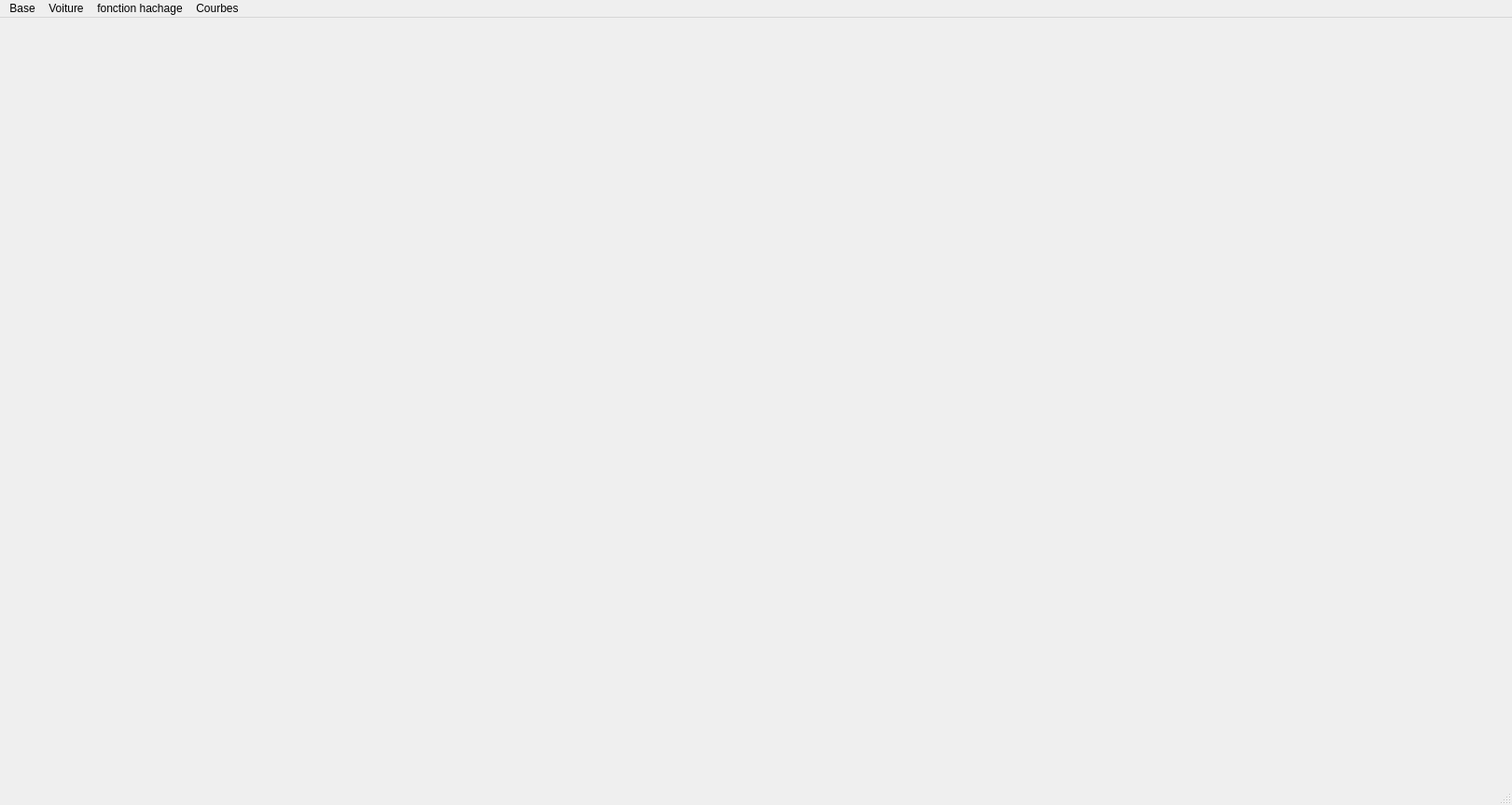
<?xml version="1.0" encoding="UTF-8"?>
<ui version="4.0">
 <class>MainWindow</class>
 <widget class="QMainWindow" name="MainWindow">
  <property name="geometry">
   <rect>
    <x>0</x>
    <y>0</y>
    <width>1621</width>
    <height>863</height>
   </rect>
  </property>
  <property name="windowTitle">
   <string>Fenêtre Principale</string>
  </property>
  <property name="TailleBD" stdset="0">
   <number>0</number>
  </property>
  <widget class="QWidget" name="centralwidget">
   <widget class="QStackedWidget" name="stackedWidget">
    <property name="geometry">
     <rect>
      <x>30</x>
      <y>30</y>
      <width>1301</width>
      <height>701</height>
     </rect>
    </property>
    <property name="currentIndex">
     <number>3</number>
    </property>
    <widget class="QWidget" name="page_17">
     <widget class="QGroupBox" name="boiteSuppression">
      <property name="geometry">
       <rect>
        <x>20</x>
        <y>160</y>
        <width>1201</width>
        <height>321</height>
       </rect>
      </property>
      <property name="title">
       <string>Supprimer une voiture</string>
      </property>
      <layout class="QGridLayout" name="layoutSuppression">
       <item row="0" column="1">
        <widget class="QLineEdit" name="champCleSuppression"/>
       </item>
       <item row="1" column="0">
        <widget class="QLabel" name="etiquetteHashFuncSuppression">
         <property name="text">
          <string>Fonction de hachage:</string>
         </property>
        </widget>
       </item>
       <item row="0" column="0">
        <widget class="QLabel" name="etiquetteCleSuppression">
         <property name="text">
          <string>Clé:</string>
         </property>
        </widget>
       </item>
       <item row="2" column="0" colspan="2">
        <widget class="QPushButton" name="boutonSupprimer">
         <property name="text">
          <string>Supprimer</string>
         </property>
        </widget>
       </item>
       <item row="1" column="1">
        <widget class="QSpinBox" name="champHashFuncSuppression"/>
       </item>
      </layout>
     </widget>
     <widget class="QLabel" name="label_2">
      <property name="geometry">
       <rect>
        <x>490</x>
        <y>80</y>
        <width>291</width>
        <height>51</height>
       </rect>
      </property>
      <property name="text">
       <string>PAGE POUR SUPPRIMER UNE VOITURE</string>
      </property>
     </widget>
    </widget>
    <widget class="QWidget" name="page_1">
     <widget class="QGroupBox" name="boiteResultat">
      <property name="geometry">
       <rect>
        <x>10</x>
        <y>230</y>
        <width>701</width>
        <height>371</height>
       </rect>
      </property>
      <property name="title">
       <string>Résultats de la recherche</string>
      </property>
      <layout class="QGridLayout" name="layoutResultat_3">
       <item row="5" column="1">
        <widget class="QLabel" name="valeurPresentationResultat_3">
         <property name="text">
          <string/>
         </property>
        </widget>
       </item>
       <item row="1" column="0">
        <widget class="QLabel" name="etiquetteMarqueResultat_3">
         <property name="text">
          <string>Marque:</string>
         </property>
        </widget>
       </item>
       <item row="3" column="1">
        <widget class="QLabel" name="valeurGammeResultat_3">
         <property name="text">
          <string/>
         </property>
        </widget>
       </item>
       <item row="4" column="0">
        <widget class="QLabel" name="etiquetteAnneeResultat_3">
         <property name="text">
          <string>Année:</string>
         </property>
        </widget>
       </item>
       <item row="0" column="0">
        <widget class="QLabel" name="etiquetteCleResultat_3">
         <property name="text">
          <string>Clé:</string>
         </property>
        </widget>
       </item>
       <item row="3" column="0">
        <widget class="QLabel" name="etiquetteGammeResultat_3">
         <property name="text">
          <string>Gamme:</string>
         </property>
        </widget>
       </item>
       <item row="6" column="0">
        <widget class="QLabel" name="etiquettePhotoResultat_3">
         <property name="text">
          <string>Chemin vers la photo:</string>
         </property>
        </widget>
       </item>
       <item row="4" column="1">
        <widget class="QLabel" name="valeurAnneeResultat_3">
         <property name="text">
          <string/>
         </property>
        </widget>
       </item>
       <item row="2" column="1">
        <widget class="QLabel" name="valeurModeleResultat_3">
         <property name="text">
          <string/>
         </property>
        </widget>
       </item>
       <item row="6" column="1">
        <widget class="QLabel" name="valeurPhotoResultat_3">
         <property name="text">
          <string/>
         </property>
        </widget>
       </item>
       <item row="5" column="0">
        <widget class="QLabel" name="etiquettePresentationResultat_3">
         <property name="text">
          <string>Présentation:</string>
         </property>
        </widget>
       </item>
       <item row="0" column="1">
        <widget class="QLabel" name="valeurCleResultat_3">
         <property name="text">
          <string/>
         </property>
        </widget>
       </item>
       <item row="1" column="1">
        <widget class="QLabel" name="valeurMarqueResultat_3">
         <property name="text">
          <string/>
         </property>
        </widget>
       </item>
       <item row="2" column="0">
        <widget class="QLabel" name="etiquetteModeleResultat_3">
         <property name="text">
          <string>Modèle:</string>
         </property>
        </widget>
       </item>
      </layout>
     </widget>
     <widget class="QGroupBox" name="boiteRechercher">
      <property name="geometry">
       <rect>
        <x>0</x>
        <y>70</y>
        <width>591</width>
        <height>111</height>
       </rect>
      </property>
      <property name="title">
       <string>Rechercher une voiture</string>
      </property>
      <layout class="QGridLayout" name="layoutRechercher">
       <item row="0" column="1">
        <widget class="QLineEdit" name="champCleRechercher"/>
       </item>
       <item row="0" column="0">
        <widget class="QLabel" name="etiquetteCleRechercher">
         <property name="text">
          <string>Clé:</string>
         </property>
        </widget>
       </item>
      </layout>
     </widget>
     <widget class="QPushButton" name="boutonRechercher">
      <property name="geometry">
       <rect>
        <x>970</x>
        <y>120</y>
        <width>151</width>
        <height>29</height>
       </rect>
      </property>
      <property name="text">
       <string>Rechercher</string>
      </property>
     </widget>
     <widget class="QLabel" name="etiquetteImageResultat_3">
      <property name="geometry">
       <rect>
        <x>730</x>
        <y>200</y>
        <width>521</width>
        <height>411</height>
       </rect>
      </property>
      <property name="minimumSize">
       <size>
        <width>200</width>
        <height>200</height>
       </size>
      </property>
      <property name="frameShape">
       <enum>QFrame::Box</enum>
      </property>
      <property name="text">
       <string>Photo</string>
      </property>
      <property name="scaledContents">
       <bool>true</bool>
      </property>
     </widget>
     <widget class="QLabel" name="label_3">
      <property name="geometry">
       <rect>
        <x>490</x>
        <y>10</y>
        <width>301</width>
        <height>51</height>
       </rect>
      </property>
      <property name="text">
       <string>PAGE POUR RECHERCHER UNE VOITURE</string>
      </property>
     </widget>
     <widget class="QLabel" name="etiquetteHashFuncSuppression_2">
      <property name="geometry">
       <rect>
        <x>610</x>
        <y>120</y>
        <width>221</width>
        <height>26</height>
       </rect>
      </property>
      <property name="text">
       <string>Fonction de hachage 1 , 2 ou 3 :</string>
      </property>
     </widget>
     <widget class="QSpinBox" name="champHashFuncRechercher">
      <property name="geometry">
       <rect>
        <x>830</x>
        <y>120</y>
        <width>121</width>
        <height>31</height>
       </rect>
      </property>
     </widget>
    </widget>
    <widget class="QWidget" name="page_18">
     <widget class="QGroupBox" name="boiteInsertion">
      <property name="geometry">
       <rect>
        <x>80</x>
        <y>70</y>
        <width>1061</width>
        <height>501</height>
       </rect>
      </property>
      <property name="title">
       <string>Insérer une voiture</string>
      </property>
      <layout class="QGridLayout" name="layoutInsertion">
       <item row="1" column="1">
        <widget class="QLineEdit" name="champMarqueInsertion"/>
       </item>
       <item row="3" column="1">
        <widget class="QLineEdit" name="champAnneeInsertion"/>
       </item>
       <item row="2" column="0">
        <widget class="QLabel" name="etiquetteGammeInsertion">
         <property name="text">
          <string>Gamme:</string>
         </property>
        </widget>
       </item>
       <item row="9" column="0" colspan="2">
        <widget class="QPushButton" name="boutonInserer_2">
         <property name="text">
          <string>Insérer</string>
         </property>
        </widget>
       </item>
       <item row="6" column="0">
        <widget class="QLabel" name="etiquettePhotoInsertion">
         <property name="text">
          <string>Photo:</string>
         </property>
        </widget>
       </item>
       <item row="1" column="0">
        <widget class="QLabel" name="etiquetteMarqueInsertion">
         <property name="text">
          <string>Marque:</string>
         </property>
        </widget>
       </item>
       <item row="6" column="1">
        <widget class="QLineEdit" name="champPhotoInsertion"/>
       </item>
       <item row="5" column="0">
        <widget class="QLabel" name="etiquetteModeleInsertion">
         <property name="text">
          <string>Modèle:</string>
         </property>
        </widget>
       </item>
       <item row="2" column="1">
        <widget class="QLineEdit" name="champGammeInsertion"/>
       </item>
       <item row="0" column="0">
        <widget class="QLabel" name="etiquetteCleInsertion">
         <property name="text">
          <string>Clé:</string>
         </property>
        </widget>
       </item>
       <item row="3" column="0">
        <widget class="QLabel" name="etiquetteAnneeInsertion">
         <property name="text">
          <string>Année:</string>
         </property>
        </widget>
       </item>
       <item row="8" column="0">
        <widget class="QLabel" name="etiquetteHashFuncInsertion">
         <property name="text">
          <string>Fonction de hachage:</string>
         </property>
        </widget>
       </item>
       <item row="5" column="1">
        <widget class="QLineEdit" name="champModeleInsertion"/>
       </item>
       <item row="0" column="1">
        <widget class="QLineEdit" name="champCleInsertion"/>
       </item>
       <item row="8" column="1">
        <widget class="QSpinBox" name="champHashFuncInsertion"/>
       </item>
       <item row="7" column="0">
        <widget class="QLabel" name="etiquettePresentationInsertion">
         <property name="text">
          <string>Présentation:</string>
         </property>
        </widget>
       </item>
       <item row="7" column="1">
        <widget class="QLineEdit" name="champPresentationInsertion"/>
       </item>
      </layout>
     </widget>
     <widget class="QLabel" name="label">
      <property name="geometry">
       <rect>
        <x>410</x>
        <y>10</y>
        <width>301</width>
        <height>51</height>
       </rect>
      </property>
      <property name="text">
       <string>PAGE POUR INSERER UNE VOITURE</string>
      </property>
     </widget>
    </widget>
    <widget class="QWidget" name="page_4"/>
    <widget class="QWidget" name="page">
     <widget class="QTableView" name="tableView">
      <property name="geometry">
       <rect>
        <x>20</x>
        <y>50</y>
        <width>961</width>
        <height>631</height>
       </rect>
      </property>
     </widget>
     <widget class="QPushButton" name="boutonAchageBase">
      <property name="geometry">
       <rect>
        <x>130</x>
        <y>10</y>
        <width>171</width>
        <height>29</height>
       </rect>
      </property>
      <property name="text">
       <string>affichagge Base</string>
      </property>
     </widget>
    </widget>
    <widget class="QWidget" name="page_2"/>
   </widget>
  </widget>
  <widget class="QMenuBar" name="menubar">
   <property name="geometry">
    <rect>
     <x>0</x>
     <y>0</y>
     <width>1621</width>
     <height>26</height>
    </rect>
   </property>
   <widget class="QMenu" name="menuFichier">
    <property name="title">
     <string>Base</string>
    </property>
    <addaction name="actionCharger"/>
    <addaction name="actionCharger_2"/>
    <addaction name="actionCharger_3"/>
    <addaction name="actionQuitter"/>
    <addaction name="actionTaille"/>
    <addaction name="actionSauvegarderBase"/>
    <addaction name="actionAffichage"/>
   </widget>
   <widget class="QMenu" name="menuEdition">
    <property name="title">
     <string>Voiture</string>
    </property>
    <addaction name="actionInserer"/>
    <addaction name="actionSupprimer"/>
    <addaction name="separator"/>
    <addaction name="actionRechercher_2"/>
    <addaction name="actionmemeMarque"/>
   </widget>
   <widget class="QMenu" name="menuCourbes">
    <property name="title">
     <string>Courbes</string>
    </property>
    <addaction name="actionhachage_Sans_hachage"/>
    <addaction name="actionhachage_f1_hachage_f2"/>
   </widget>
   <widget class="QMenu" name="menufonction_hachage">
    <property name="title">
     <string>fonction hachage</string>
    </property>
    <addaction name="actionf1_2"/>
    <addaction name="actionf2_2"/>
    <addaction name="actionf3_2"/>
   </widget>
   <addaction name="menuFichier"/>
   <addaction name="menuEdition"/>
   <addaction name="menufonction_hachage"/>
   <addaction name="menuCourbes"/>
  </widget>
  <widget class="QStatusBar" name="statusbar"/>
  <action name="actionCharger">
   <property name="text">
    <string>Charger  table hachage f1</string>
   </property>
  </action>
  <action name="actionQuitter">
   <property name="text">
    <string>Quitter</string>
   </property>
  </action>
  <action name="actionInserer">
   <property name="text">
    <string>Insérer une voiture</string>
   </property>
  </action>
  <action name="actionSupprimer">
   <property name="text">
    <string>Supprimer une voiture</string>
   </property>
  </action>
  <action name="actionTaille">
   <property name="text">
    <string>Taille</string>
   </property>
  </action>
  <action name="actionRechercher">
   <property name="text">
    <string>Rechercher</string>
   </property>
  </action>
  <action name="actionf1">
   <property name="text">
    <string>f1</string>
   </property>
  </action>
  <action name="actionf2">
   <property name="text">
    <string>f2</string>
   </property>
  </action>
  <action name="actionf3">
   <property name="text">
    <string>f3</string>
   </property>
  </action>
  <action name="actionhachage_Sans_hachage">
   <property name="text">
    <string>hachage/Sans hachage</string>
   </property>
  </action>
  <action name="actionhachage_f1_hachage_f2">
   <property name="text">
    <string>hachage(f1)/hachage(f2)</string>
   </property>
  </action>
  <action name="actionSauvegarderBase">
   <property name="text">
    <string>Sauvegarder</string>
   </property>
  </action>
  <action name="actionRechercher_2">
   <property name="text">
    <string>Rechercher</string>
   </property>
  </action>
  <action name="actionAffichage">
   <property name="text">
    <string>Affichage</string>
   </property>
  </action>
  <action name="actionmemeMarque">
   <property name="text">
    <string>memeMarque</string>
   </property>
  </action>
  <action name="actionf1_2">
   <property name="text">
    <string>f1</string>
   </property>
  </action>
  <action name="actionf2_2">
   <property name="text">
    <string>f2</string>
   </property>
  </action>
  <action name="actionf3_2">
   <property name="text">
    <string>f3</string>
   </property>
  </action>
  <action name="actionCharger_2">
   <property name="text">
    <string>Charger table hachage f2</string>
   </property>
  </action>
  <action name="actionCharger_3">
   <property name="text">
    <string>Charger table hachage f3</string>
   </property>
  </action>
 </widget>
 <resources/>
 <connections/>
</ui>
